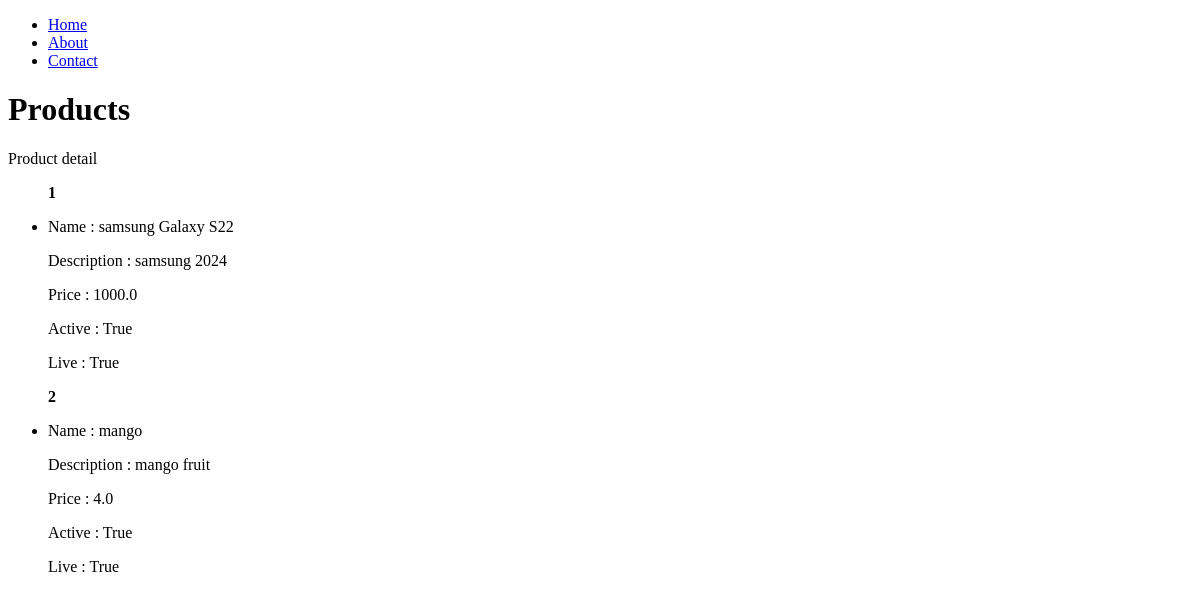
The page /product_detail/ on the database as committed earlier.
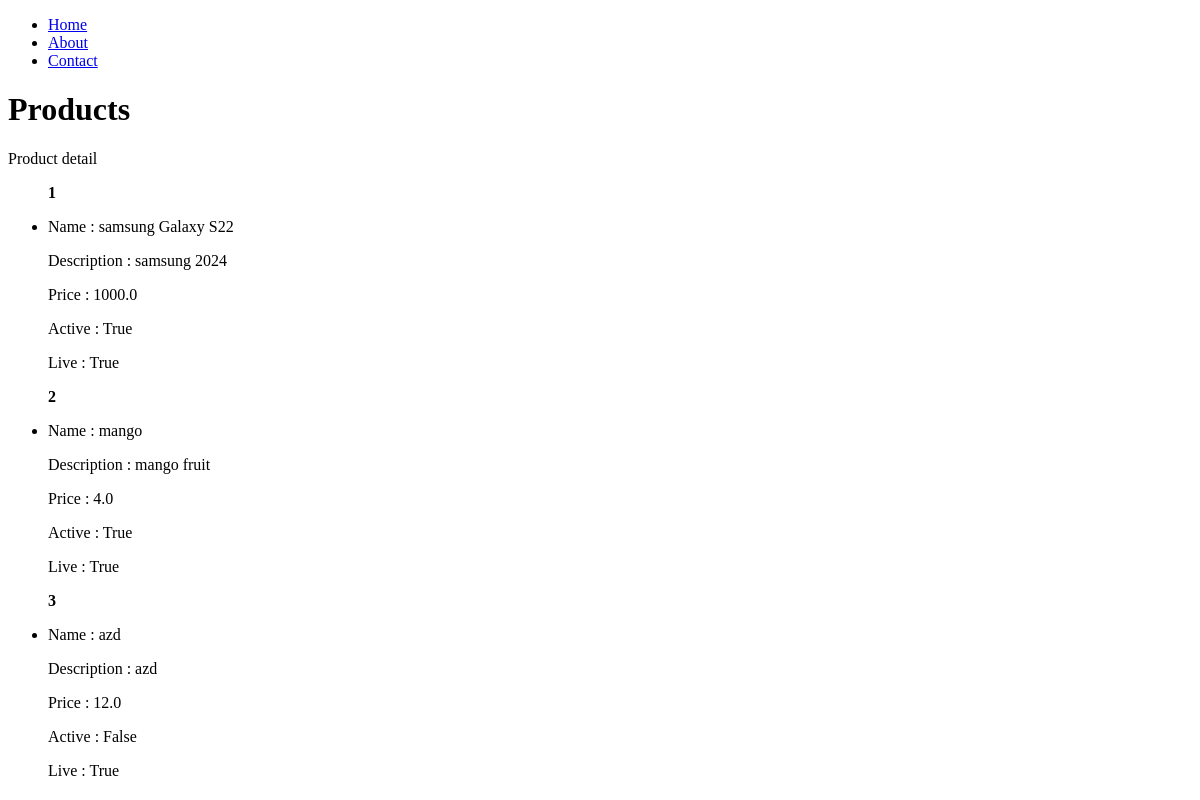
The same page on the database as committed later.
### products/models.py (models this page shows, shortened)
class Product(models.Model):
    name = models.CharField(max_length=128)
    description = models.TextField(max_length=256)
    price = models.FloatField()
    active = models.BooleanField()
    live = models.BooleanField(default=True)

### products/views.py (the view)
# urls.py: path("product_detail/", product_detail, name="product detail"),
def product_detail(request):
    obj = Product.objects.all()
    context = {
        "objects": obj
    }
    return render(request, "detail.html", context)

### products/templates/detail.html
{% extends "base.html"%} {% block title %} Product detail {% endblock title %}
{% block content %} {% include "navbar.html" %}
<h1>Products</h1>
<p>Product detail</p>
<div>
  <ul>
    {% for obj in objects %}
    <strong> {{forloop.counter}} </strong>
    <li>
      <p>Name : {{obj.name}}</p>
      <p>Description : {{obj.description}}</p>
      <p>Price : {{obj.price}}</p>
      <p>Active : {{obj.active}}</p>
      <p>Live : {{obj.live}}</p>
    </li>
    {% endfor %}
  </ul>
</div>
{% endblock content %}

Rows that differ between the two databases and show on the page:
added Product: name "azd", description "azd", price "12.0", active "False", live "True"
